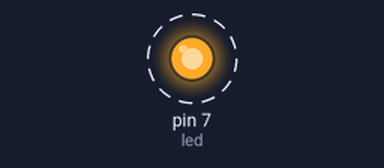
This sketch was run on a simulated Arduino Uno, built with avr-gcc and run on an emulated ATmega328P. Shown: output pins drawn as LEDs (lit = HIGH). Dashed ring = blinking.

Above: at 0.2 s.
Timing chart, 0 to 3.0 s (numbered marks = the images above):
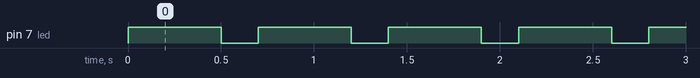

Measured:
- by itself, pin 7 (led): alternates HIGH for 0.50 s and LOW for 0.20 s

The sketch:

parpadeo_led.ino
```cpp
//Salidas
const int led = 7;

void setup()
{
  pinMode(led,OUTPUT);     //defino pin de led como salida
  digitalWrite(led, LOW);  //arranco con estado LOW la salida LED
}

void loop()
{
  digitalWrite(led, HIGH); //enciendo el LED
  delay(500); //espero 500mseg
  digitalWrite(led,LOW); //apago el LED
  delay(200); //espero 200mseg
}
```
